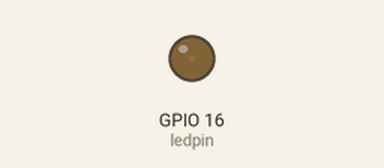
This sketch was run on a simulated ESP32. Shown: output pins drawn as LEDs (lit = HIGH).

Above: at 0.05 s.
At 2.15 s:
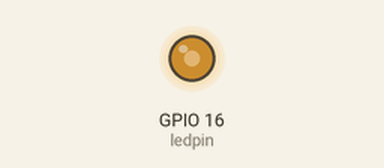
At 3.45 s:
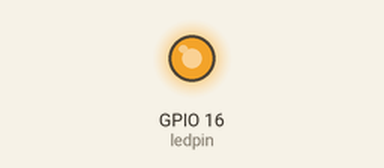
At 6.9 s:
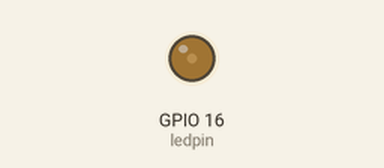
Timing chart, 0 to 10.0 s (numbered marks = the images above):
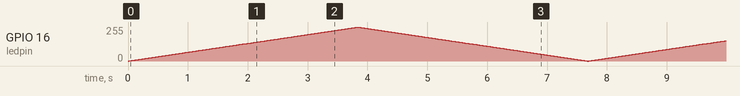

The sketch:

9.ino
```cpp
const int ledpin =16;

const int freq = 5000;
const int resolution = 8;
void setup() {
  ledcAttach(ledpin,freq,resolution);
}

void loop() {
  for(int dutycycle=0;dutycycle<=255;dutycycle++){
    ledcWrite(ledpin,dutycycle);
    delay(15);
  }
  for(int dutycycle=255;dutycycle>=0;dutycycle--){
    ledcWrite(ledpin,dutycycle);
    delay(15);
  }
}
```
